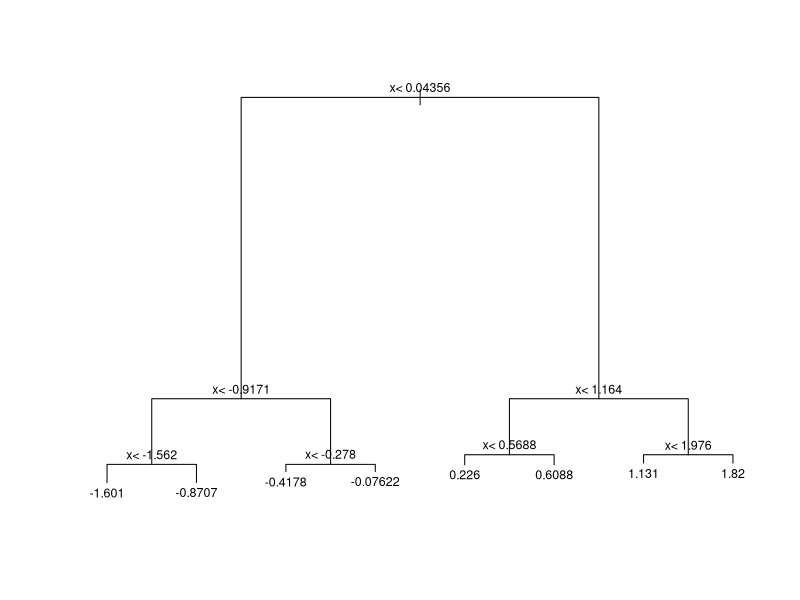
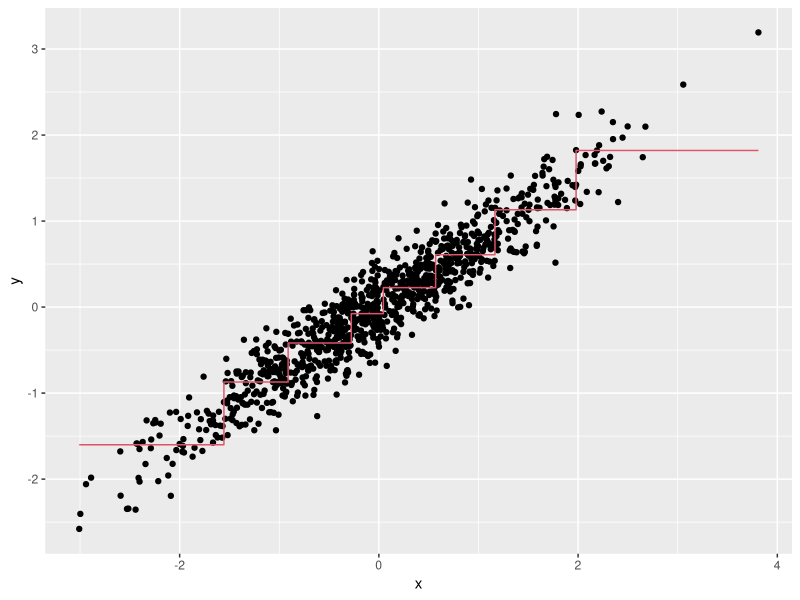
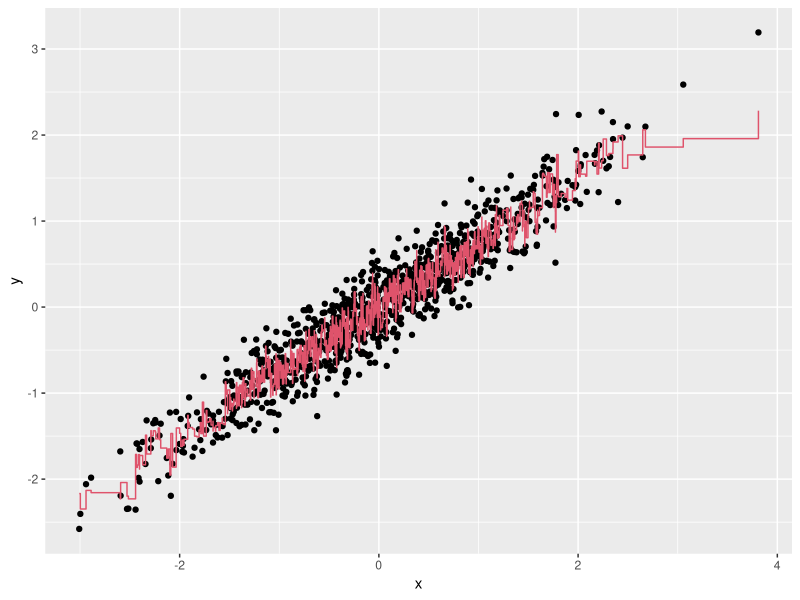
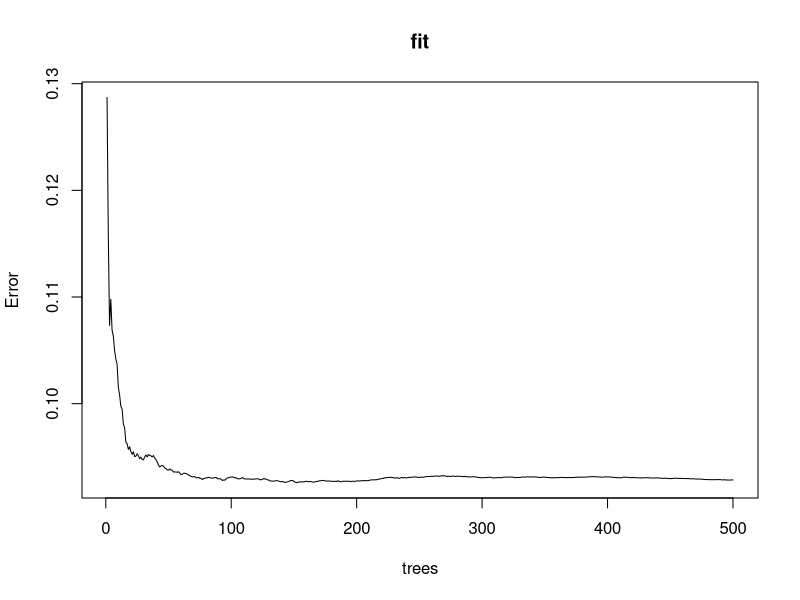
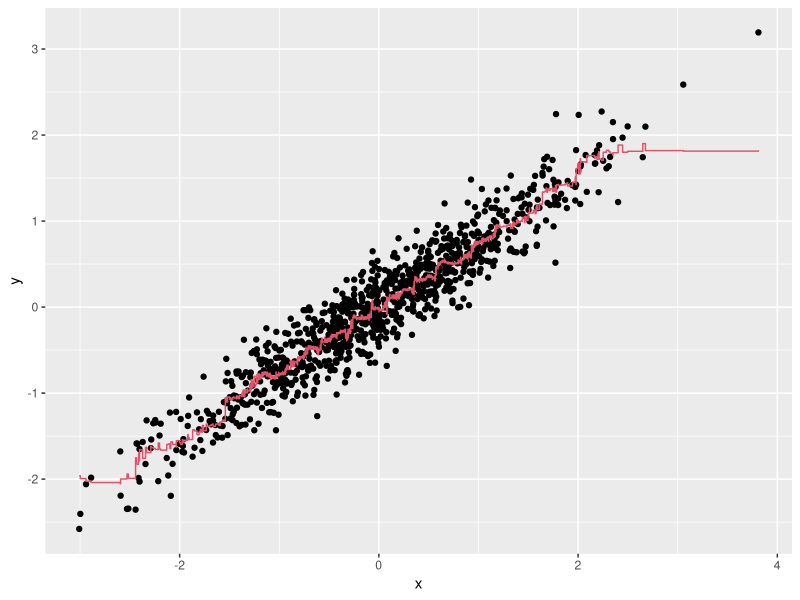

Here is the R script that generated these plots, in order:
# Comprehension Check: Trees and Random Forsts
library(tidyverse)

# Q1 & Q2
library(rpart)
n <- 1000
sigma <- 0.25
set.seed(1, sample.kind = "Rounding") 
x <- rnorm(n, 0, 1)
y <- 0.75 * x + rnorm(n, 0, sigma)
dat <- data.frame(x = x, y = y)
fit <- rpart(y ~ ., data = dat)
plot(fit)
text(fit, cex=0.75)

# Q3
dat %>% 
  mutate(y_hat = predict(fit)) %>% 
  ggplot() +
  geom_point(aes(x, y)) +
  geom_step(aes(x, y_hat), col=2)

# Q4
library(randomForest)
fit <- randomForest(y ~ x, data = dat) 
dat %>% 
  mutate(y_hat = predict(fit)) %>% 
  ggplot() +
  geom_point(aes(x, y)) +
  geom_step(aes(x, y_hat), col = 2)

# Q5
plot(fit)

# Q6
library(randomForest)
fit <- randomForest(y ~ x, data = dat, nodesize = 50, maxnodes = 25)
dat %>% 
  mutate(y_hat = predict(fit)) %>% 
  ggplot() +
  geom_point(aes(x, y)) +
  geom_step(aes(x, y_hat), col = 2)
  